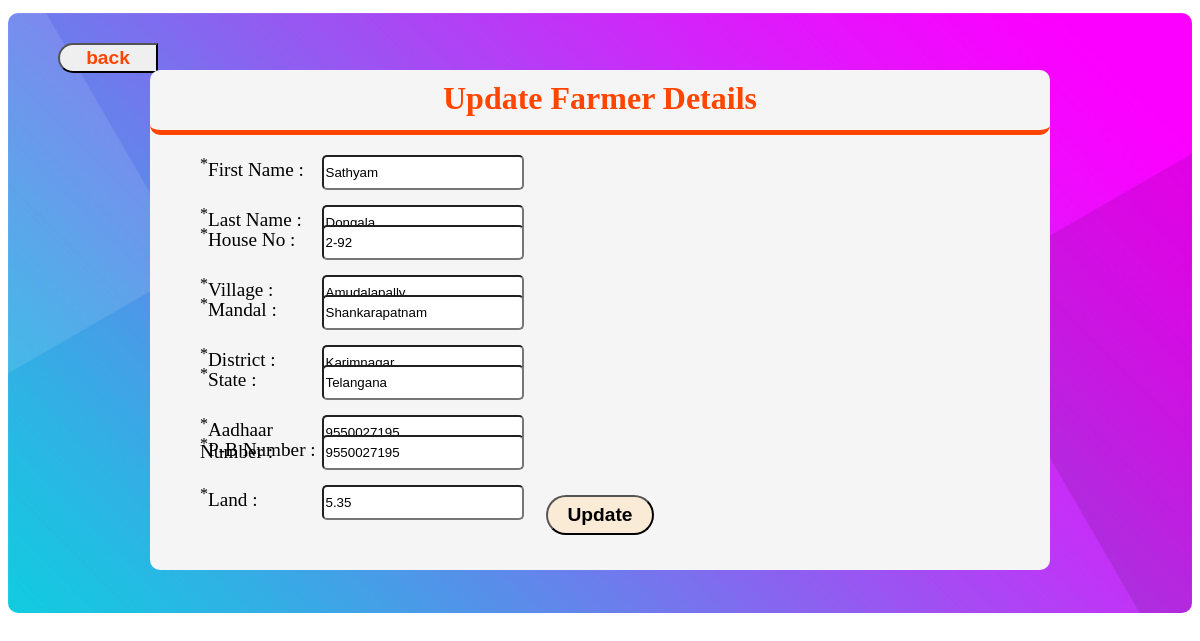
Page /sathya/govtupfarmer?id=1 on the committed database.
### Admin/models.py (models this page shows)
class Govt(models.Model):
    First_Name = models.CharField(max_length=50)
    Last_Name = models.CharField(max_length=50)
    House_Number = models.CharField(max_length=50)
    Village_Name = models.CharField(max_length=50)
    Mandal_Name = models.CharField(max_length=50)
    District_Name = models.CharField(max_length=50)
    State_Name = models.CharField(max_length=50)
    Aadhaar_Number = models.IntegerField()
    PassBook_Number = models.CharField(max_length=20)
    Land = models.DecimalField(max_digits=5,decimal_places=2)

### Admin/views.py (the view)
# urls.py: path("govtupfarmer",views.Govt_Up_Farmer,name="govtupfarmer"),
def Govt_Up_Farmer(request):
    uid = request.GET["id"]
    res = Govt.objects.filter(id=uid)
    return render(request,"Admin/Govt_Update_Farmer.html",{"r":res})

### Templates/Admin/Govt_Update_Farmer.html (shortened to what this page needs)
<html>
    <head>
    </head>
    <body>
        <div class="Admin_Update_Farmer">
            <a href="gdata">
                <button class="Admin_Update_Farmer5" >back</button>
            </a>
            <form action="govtupdatefarmer" method="POST">
                <div class="Admin_Update_Farmer1">
                    <div class="Admin_Update_Farmer2">
                       <b>Update Farmer Details</b>
                    </div>
                    {% for i in r %}
                        <div class="Admin_Update_Farmer3" >
                            <div>
                                <label><sup>*</sup>First Name  :  </label>
                                <input type="text" name="ufname" value="{{i.First_Name}}" placeholder="Enter First Name" required>
                            </div>
                            <div>
                                <label><sup>*</sup>Last Name  :  </label>
                                <input type="text" name="ulname" value="{{i.Last_Name}}" placeholder="Enter Last Name" required>
                            </div>
                        </div>
                        <div class="Admin_Update_Farmer3" >
                            <div>
                                <label><sup>*</sup>House No  :  </label>
                                <input type="text" name="uhouseno" value="{{i.House_Number}}" placeholder="Enter House No">
                            </div>
                            <div>
                                <label><sup>*</sup>Village  :  </label>
                                <input type="text" name="uvillage" value="{{i.Village_Name}}" placeholder="Enter Village">
                            </div>
                        </div>
                        <div class="Admin_Update_Farmer3" >
                            <div>
                                <label><sup>*</sup>Mandal  :  </label>
                                <input type="text" name="umandal" value="{{i.Mandal_Name}}" placeholder="Enter Mandal">
                            </div>
                            <div>
                                <label><sup>*</sup>District  :  </label>
                                <input type="text" name="udistrict" value="{{i.District_Name}}" placeholder="Enter District">
                            </div>
                        </div>
                        <div class="Admin_Update_Farmer3" >
                            <div>
                                <label><sup>*</sup>State  :  </label>
                                <input type="text" name="ustate" value="{{i.State_Name}}" placeholder="Enter State">
                            </div>
                            <div>
                                <label><sup>*</sup>Aadhaar Number  :  </label>
                                <input type="number" name="uaadhaar" value="{{i.Aadhaar_Number}}" placeholder="Enter Aadhaar Number" required>
                            </div>
                        </div>
                        <div class="Admin_Update_Farmer3" >
                            <div>
                                <label><sup>*</sup>P-B Number :  </label>
                                <input type="text" name="upassbook" value="{{i.PassBook_Number}}" placeholder="Enter PB Number" required >
                            </div>
                            <div>
                                <label><sup>*</sup>Land  :  </label>
                                <input type="text"  name="uland" value="{{i.Land}}" placeholder="Land In Acers" required>
                            </div>
                        </div>
                        <div class="Admin_Update_Farmer4">
                            <button type="submit">Update</button>
                        </div>
                    {% endfor %}
                </div>
            </form>
        </div>
    </body>
</html>

### Templates/Admin/Govt_Update_Farmer.html (style rules this page uses)
.Admin_Update_Farmer { float: left;width: 100%;height: 600px; margin-top: 5px;border-radius: 10px;background-image: url(color.jpg);background-size: cover;background-color: gray; }
.Admin_Update_Farmer1 { position: absolute;top: 40%;left: 50%;background-color: whitesmoke; transform: translate(-50%,-50%);width: 75%;height: 500px;float: left;border-radius: 10px; }
.Admin_Update_Farmer2 { float: left;width: 100%;height: 60px;font-size: xx-large;border-radius: 10px;border-bottom: orangered 5px solid; }
.Admin_Update_Farmer2 b { float: left; margin-top:10px;width: 100%;height: 40px;color: orangered; text-align: center; }
.Admin_Update_Farmer3 { float: left;width: 100%;height: 50px;margin-top: 20px; }
.Admin_Update_Farmer3 div { float: left;width: 45%;height: 50px;margin-left: 50px; }
.Admin_Update_Farmer3 div label { float: left;width: 30%;height: 50px;font-size: larger; }
.Admin_Update_Farmer3 div input { width: 50%;height: 35px;outline: none;border-radius: 5px; }
.Admin_Update_Farmer4 { float: left;width: 100%;height: 50px;text-align: center;margin-top: 10px; }
.Admin_Update_Farmer4 button { text-align: center;width: 12%;height: 40px;border-radius: 20px;background-color: antiquewhite;font-weight: bold;outline: none;font-size: larger; }
.Admin_Update_Farmer5 { border-bottom-left-radius: 15px;border-top-left-radius: 15px;margin-left: 50px;margin-top: 30px;width: 100px;height: 30px;font-weight: bold;outline: none;font-size: larger;color: orangered; }

### rows in the picture
Govt: ufname "Sathyam", ulname "Dongala", uhouseno "2-92", uvillage "Amudalapally", umandal "Shankarapatnam", udistrict "Karimnagar", ustate "Telangana", uaadhaar "9550027195", upassbook "9550027195", uland "5.35"
